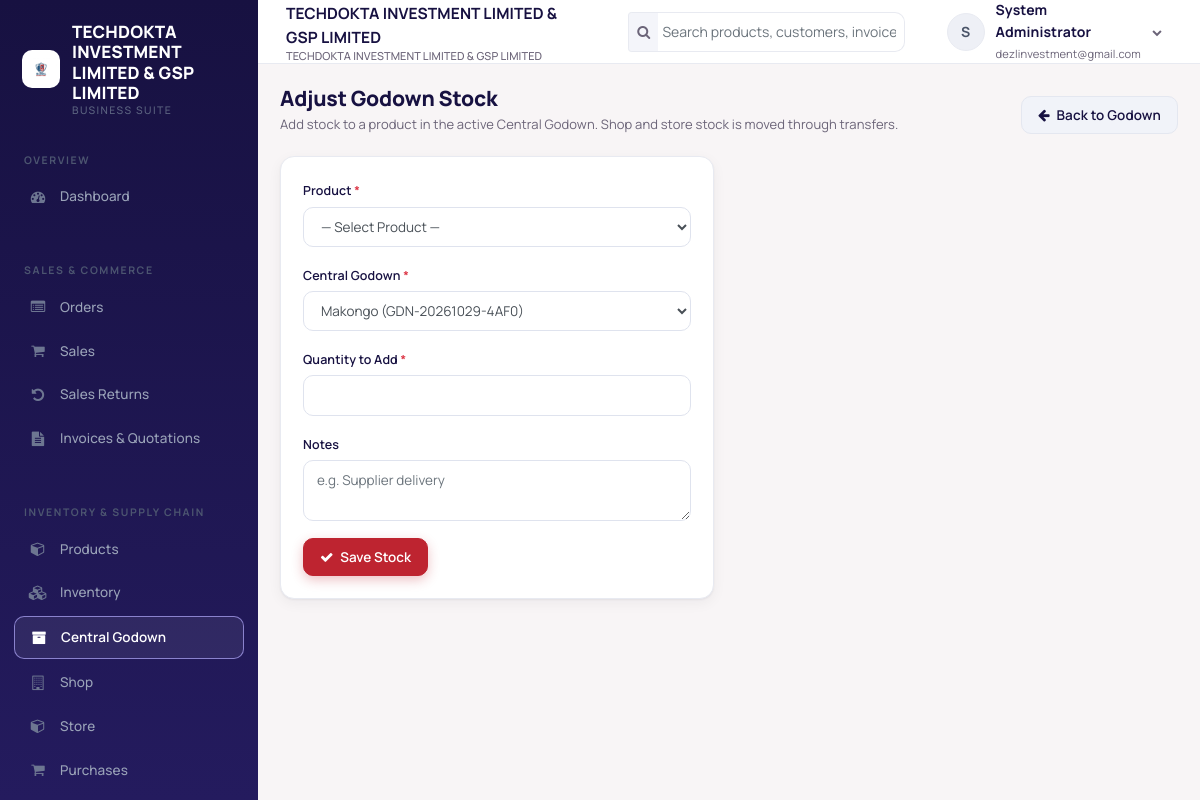
The page /inventory-adjust.php (signed in) on the database its author committed.
### tables this page shows
CREATE TABLE `users` (
  `user_id` int(10) UNSIGNED NOT NULL,
  `tenant_id` int(10) UNSIGNED NOT NULL,
  `username` varchar(100) NOT NULL,
  `email` varchar(191) NOT NULL,
  `password_hash` varchar(255) NOT NULL,
  `first_name` varchar(100) NOT NULL,
  `last_name` varchar(100) NOT NULL,
  `phone` varchar(50) DEFAULT NULL,
  `is_active` tinyint(1) NOT NULL DEFAULT 1,
  `last_login` datetime DEFAULT NULL,
  `created_at` timestamp NOT NULL DEFAULT current_timestamp()
);

### inventory-adjust.php (the view, shortened to what the rows shown need)
<?php
require_once 'header.php';
require_once 'auth_check.php';
require_once 'navbar.php';
require_once 'sidebar.php';
?>
<div class="page-head">
    <div>
        <h1 class="page-title">Adjust Godown Stock</h1>
    </div>
</div>
<?php require_once 'footer.php'; ?>

### navbar.php (shortened to what the rows shown need)
<div class="app-main">
    <header class="topbar">
        <div class="topbar-title"><?php echo isset($page_title) ? e($page_title) : e(system_title()); ?><small><?php echo e(system_title()); ?></small></div>
        <div class="topbar-search hide-xs">
            <div class="search-wrap">
            </div>
        </div>
        <div class="dropdown">
            <a href="#" class="user-menu" data-toggle="dropdown">
                <span class="avatar"><?php echo e(strtoupper(substr($current_user->first_name, 0, 1))); ?></span>
                <span class="hide-xs"><strong><?php echo e($current_user->fullName()); ?></strong><br><small class="text-muted"><?php echo e($current_user->email); ?></small></span>
                <i class="fa fa-chevron-down hide-xs" style="font-size:10px;color:var(--text-muted)"></i>
            </a>
        </div>
    </header>
    <main class="app-content">

### sidebar.php (shortened to what the rows shown need)
<aside class="sidebar" id="sidebar">
    <div class="sidebar-brand">
        <?php $sidebar_logo = system_logo_path(); ?>
        <?php if ($sidebar_logo !== ''): ?>
            <img src="<?php echo e($sidebar_logo); ?>" alt="" class="sidebar-logo">
        <?php endif; ?>
        <div class="brand-text"><?php echo e(system_title()); ?><small>Business Suite</small></div>
    </div>
</aside>

### rows shown on the page
users: tenant "TECHDOKTA INVESTMENT LIMITED & GSP LIMITED", first_name "S", $current_user->fullName() "System Administrator", email "dezlinvestment@gmail.com"

### other values the page prints
form field warehouse_id "Makongo (GDN-20261029-4AF0)"
